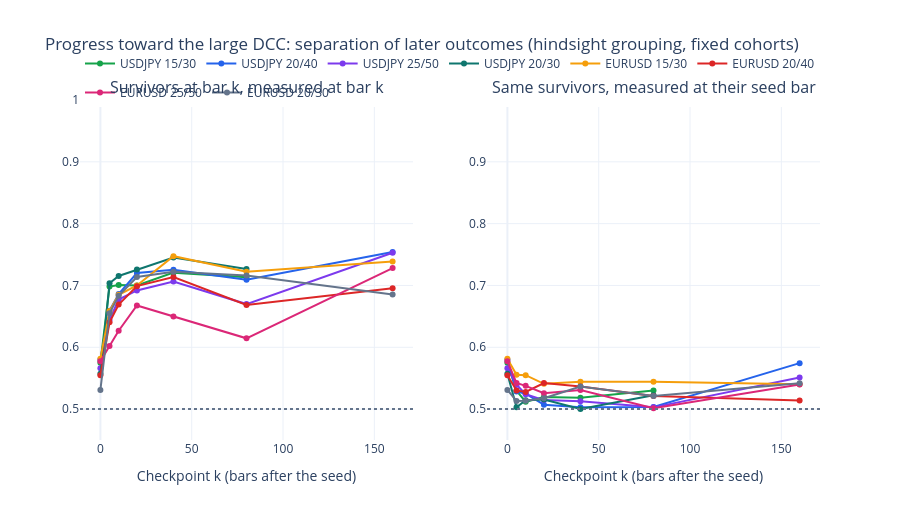

Here is the notebook cell this chart was saved with:
### Code cell
progress_rows = live_development.loc[live_development["feature"].eq("large_dcc_progress")]
case_colors = dict(zip(
    [spec.case_id.value for spec in CASE_SPECS],
    ["#16a34a", "#2563eb", "#7c3aed", "#0f766e", "#f59e0b", "#dc2626", "#db2777", "#64748b"],
    strict=True,
))
development_figure = make_subplots(
    rows=1, cols=2,
    subplot_titles=["Survivors at bar k, measured at bar k", "Same survivors, measured at their seed bar"],
)
for column_number, auc_column in enumerate(["auc_at_k", "auc_same_cohort_at_0"], start=1):
    for case, case_rows in progress_rows.groupby("case", sort=False):
        development_figure.add_trace(go.Scatter(
            x=case_rows["elapsed_bars"],
            y=case_rows[auc_column],
            mode="lines+markers",
            name=case,
            legendgroup=case,
            showlegend=column_number == 1,
            line={"color": case_colors[case], "width": 2},
            customdata=case_rows[["survivors", "later_propagation_rate"]].to_numpy(),
            hovertemplate=(
                "case=%{fullData.name}<br>k=%{x}<br>AUC=%{y:.3f}<br>survivors=%{customdata[0]:,.0f}"
                "<br>later propagation=%{customdata[1]:.2%}<extra></extra>"
            ),
        ), row=1, col=column_number)
    development_figure.add_hline(y=0.5, line={"color": "#64748b", "dash": "dot"}, row=1, col=column_number)
    development_figure.update_xaxes(title_text="Checkpoint k (bars after the seed)", row=1, col=column_number)
    development_figure.update_yaxes(range=[0.45, 1.0], row=1, col=column_number)
development_figure.update_layout(
    title="Progress toward the large DCC: separation of later outcomes (hindsight grouping, fixed cohorts)",
    template="plotly_white",
    height=520,
    legend={"orientation": "h", "y": 1.15, "x": 0.0},
)
development_figure.show()

### Figure 1 — Plotly figure (JSON) as saved in the notebook; plotly's stock layout.template omitted (floating-point values rounded to 4 significant figures)
{"data": [{"customdata": [[3778.0, 0.4696], [2915.0, 0.4298], [2194.0, 0.418], [1342.0, 0.4374], [652.0, 0.4448], [198.0, 0.4899], [34.0, 0.4706]], "hovertemplate": "case=%{fullData.name}<br>k=%{x}<br>AUC=%{y:.3f}<br>survivors=%{customdata[0]:,.0f}<br>later propagation=%{customdata[1]:.2%}<extra></extra>", "legendgroup": "USDJPY 15/30", "line": {"color": "#16a34a", "width": 2}, "mode": "lines+markers", "name": "USDJPY 15/30", "showlegend": true, "type": "scatter", "x": [0, 5, 10, 20, 40, 80, 160], "xaxis": "x", "y": [0.5751, 0.6983, 0.7007, 0.7001, 0.7208, 0.7133, NaN], "yaxis": "y"}, {"customdata": [[2396.0, 0.4558], [2021.0, 0.4231], [1708.0, 0.4262], [1241.0, 0.4263], [742.0, 0.434], [303.0, 0.4752], [75.0, 0.44]], "hovertemplate": "case=%{fullData.name}<br>k=%{x}<br>AUC=%{y:.3f}<br>survivors=%{customdata[0]:,.0f}<br>later propagation=%{customdata[1]:.2%}<extra></extra>", "legendgroup": "USDJPY 20/40", "line": {"color": "#2563eb", "width": 2}, "mode": "lines+markers", "name": "USDJPY 20/40", "showlegend": true, "type": "scatter", "x": [0, 5, 10, 20, 40, 80, 160], "xaxis": "x", "y": [0.5799, 0.6592, 0.686, 0.72, 0.7253, 0.7093, 0.754], "yaxis": "y"}, {"customdata": [[1654.0, 0.4595], [1487.0, 0.4378], [1298.0, 0.4268], [1026.0, 0.422], [672.0, 0.4375], [335.0, 0.4299], [92.0, 0.4565]], "hovertemplate": "case=%{fullData.name}<br>k=%{x}<br>AUC=%{y:.3f}<br>survivors=%{customdata[0]:,.0f}<br>later propagation=%{customdata[1]:.2%}<extra></extra>", "legendgroup": "USDJPY 25/50", "line": {"color": "#7c3aed", "width": 2}, "mode": "lines+markers", "name": "USDJPY 25/50", "showlegend": true, "type": "scatter", "x": [0, 5, 10, 20, 40, 80, 160], "xaxis": "x", "y": [0.5663, 0.644, 0.6772, 0.6919, 0.7062, 0.6699, 0.7529], "yaxis": "y"}, {"customdata": [[2646.0, 0.6489], [1897.0, 0.572], [1438.0, 0.5431], [924.0, 0.5238], [497.0, 0.495], [173.0, 0.5434], [38.0, 0.4211]], "hovertemplate": "case=%{fullData.name}<br>k=%{x}<br>AUC=%{y:.3f}<br>survivors=%{customdata[0]:,.0f}<br>later propagation=%{customdata[1]:.2%}<extra></extra>", "legendgroup": "USDJPY 20/30", "line": {"color": "#0f766e", "width": 2}, "mode": "lines+markers", "name": "USDJPY 20/30", "showlegend": true, "type": "scatter", "x": [0, 5, 10, 20, 40, 80, 160], "xaxis": "x", "y": [0.557, 0.7035, 0.7153, 0.7257, 0.7453, 0.7265, NaN], "yaxis": "y"}, {"customdata": [[2567.0, 0.4811], [2198.0, 0.4613], [1838.0, 0.4635], [1329.0, 0.456], [774.0, 0.4651], [339.0, 0.4867], [93.0, 0.5376]], "hovertemplate": "case=%{fullData.name}<br>k=%{x}<br>AUC=%{y:.3f}<br>survivors=%{customdata[0]:,.0f}<br>later propagation=%{customdata[1]:.2%}<extra></extra>", "legendgroup": "EURUSD 15/30", "line": {"color": "#f59e0b", "width": 2}, "mode": "lines+markers", "name": "EURUSD 15/30", "showlegend": true, "type": "scatter", "x": [0, 5, 10, 20, 40, 80, 160], "xaxis": "x", "y": [0.5816, 0.6585, 0.6849, 0.7001, 0.7474, 0.7221, 0.7386], "yaxis": "y"}, {"customdata": [[1554.0, 0.4653], [1434.0, 0.4477], [1272.0, 0.4434], [1031.0, 0.4403], [720.0, 0.4333], [410.0, 0.4293], [177.0, 0.4237]], "hovertemplate": "case=%{fullData.name}<br>k=%{x}<br>AUC=%{y:.3f}<br>survivors=%{customdata[0]:,.0f}<br>later propagation=%{customdata[1]:.2%}<extra></extra>", "legendgroup": "EURUSD 20/40", "line": {"color": "#dc2626", "width": 2}, "mode": "lines+markers", "name": "EURUSD 20/40", "showlegend": true, "type": "scatter", "x": [0, 5, 10, 20, 40, 80, 160], "xaxis": "x", "y": [0.5549, 0.6404, 0.6691, 0.6989, 0.7136, 0.6683, 0.6953], "yaxis": "y"}, {"customdata": [[1088.0, 0.455], [1016.0, 0.4341], [941.0, 0.4336], [818.0, 0.434], [639.0, 0.4225], [430.0, 0.4302], [221.0, 0.4253]], "hovertemplate": "case=%{fullData.name}<br>k=%{x}<br>AUC=%{y:.3f}<br>survivors=%{customdata[0]:,.0f}<br>later propagation=%{customdata[1]:.2%}<extra></extra>", "legendgroup": "EURUSD 25/50", "line": {"color": "#db2777", "width": 2}, "mode": "lines+markers", "name": "EURUSD 25/50", "showlegend": true, "type": "scatter", "x": [0, 5, 10, 20, 40, 80, 160], "xaxis": "x", "y": [0.5775, 0.6021, 0.6268, 0.6677, 0.6497, 0.6145, 0.7282], "yaxis": "y"}, {"customdata": [[1768.0, 0.685], [1425.0, 0.633], [1177.0, 0.6134], [860.0, 0.5837], [536.0, 0.569], [260.0, 0.5615], [79.0, 0.5443]], "hovertemplate": "case=%{fullData.name}<br>k=%{x}<br>AUC=%{y:.3f}<br>survivors=%{customdata[0]:,.0f}<br>later propagation=%{customdata[1]:.2%}<extra></extra>", "legendgroup": "EURUSD 20/30", "line": {"color": "#64748b", "width": 2}, "mode": "lines+markers", "name": "EURUSD 20/30", "showlegend": true, "type": "scatter", "x": [0, 5, 10, 20, 40, 80, 160], "xaxis": "x", "y": [0.531, 0.6551, 0.6832, 0.7137, 0.722, 0.7162, 0.6854], "yaxis": "y"}, {"customdata": [[3778.0, 0.4696], [2915.0, 0.4298], [2194.0, 0.418], [1342.0, 0.4374], [652.0, 0.4448], [198.0, 0.4899], [34.0, 0.4706]], "hovertemplate": "case=%{fullData.name}<br>k=%{x}<br>AUC=%{y:.3f}<br>survivors=%{customdata[0]:,.0f}<br>later propagation=%{customdata[1]:.2%}<extra></extra>", "legendgroup": "USDJPY 15/30", "line": {"color": "#16a34a", "width": 2}, "mode": "lines+markers", "name": "USDJPY 15/30", "showlegend": false, "type": "scatter", "x": [0, 5, 10, 20, 40, 80, 160], "xaxis": "x2", "y": [0.5751, 0.5295, 0.5119, 0.5194, 0.5185, 0.5303, NaN], "yaxis": "y2"}, {"customdata": [[2396.0, 0.4558], [2021.0, 0.4231], [1708.0, 0.4262], [1241.0, 0.4263], [742.0, 0.434], [303.0, 0.4752], [75.0, 0.44]], "hovertemplate": "case=%{fullData.name}<br>k=%{x}<br>AUC=%{y:.3f}<br>survivors=%{customdata[0]:,.0f}<br>later propagation=%{customdata[1]:.2%}<extra></extra>", "legendgroup": "USDJPY 20/40", "line": {"color": "#2563eb", "width": 2}, "mode": "lines+markers", "name": "USDJPY 20/40", "showlegend": false, "type": "scatter", "x": [0, 5, 10, 20, 40, 80, 160], "xaxis": "x2", "y": [0.5799, 0.5286, 0.5248, 0.5071, 0.5029, 0.5033, 0.5743], "yaxis": "y2"}, {"customdata": [[1654.0, 0.4595], [1487.0, 0.4378], [1298.0, 0.4268], [1026.0, 0.422], [672.0, 0.4375], [335.0, 0.4299], [92.0, 0.4565]], "hovertemplate": "case=%{fullData.name}<br>k=%{x}<br>AUC=%{y:.3f}<br>survivors=%{customdata[0]:,.0f}<br>later propagation=%{customdata[1]:.2%}<extra></extra>", "legendgroup": "USDJPY 25/50", "line": {"color": "#7c3aed", "width": 2}, "mode": "lines+markers", "name": "USDJPY 25/50", "showlegend": false, "type": "scatter", "x": [0, 5, 10, 20, 40, 80, 160], "xaxis": "x2", "y": [0.5663, 0.5396, 0.5241, 0.5145, 0.5125, 0.5028, 0.551], "yaxis": "y2"}, {"customdata": [[2646.0, 0.6489], [1897.0, 0.572], [1438.0, 0.5431], [924.0, 0.5238], [497.0, 0.495], [173.0, 0.5434], [38.0, 0.4211]], "hovertemplate": "case=%{fullData.name}<br>k=%{x}<br>AUC=%{y:.3f}<br>survivors=%{customdata[0]:,.0f}<br>later propagation=%{customdata[1]:.2%}<extra></extra>", "legendgroup": "USDJPY 20/30", "line": {"color": "#0f766e", "width": 2}, "mode": "lines+markers", "name": "USDJPY 20/30", "showlegend": false, "type": "scatter", "x": [0, 5, 10, 20, 40, 80, 160], "xaxis": "x2", "y": [0.557, 0.5028, 0.5144, 0.5157, 0.5001, 0.5224, NaN], "yaxis": "y2"}, {"customdata": [[2567.0, 0.4811], [2198.0, 0.4613], [1838.0, 0.4635], [1329.0, 0.456], [774.0, 0.4651], [339.0, 0.4867], [93.0, 0.5376]], "hovertemplate": "case=%{fullData.name}<br>k=%{x}<br>AUC=%{y:.3f}<br>survivors=%{customdata[0]:,.0f}<br>later propagation=%{customdata[1]:.2%}<extra></extra>", "legendgroup": "EURUSD 15/30", "line": {"color": "#f59e0b", "width": 2}, "mode": "lines+markers", "name": "EURUSD 15/30", "showlegend": false, "type": "scatter", "x": [0, 5, 10, 20, 40, 80, 160], "xaxis": "x2", "y": [0.5816, 0.5555, 0.5548, 0.5409, 0.544, 0.544, 0.54], "yaxis": "y2"}, {"customdata": [[1554.0, 0.4653], [1434.0, 0.4477], [1272.0, 0.4434], [1031.0, 0.4403], [720.0, 0.4333], [410.0, 0.4293], [177.0, 0.4237]], "hovertemplate": "case=%{fullData.name}<br>k=%{x}<br>AUC=%{y:.3f}<br>survivors=%{customdata[0]:,.0f}<br>later propagation=%{customdata[1]:.2%}<extra></extra>", "legendgroup": "EURUSD 20/40", "line": {"color": "#dc2626", "width": 2}, "mode": "lines+markers", "name": "EURUSD 20/40", "showlegend": false, "type": "scatter", "x": [0, 5, 10, 20, 40, 80, 160], "xaxis": "x2", "y": [0.5549, 0.5302, 0.5278, 0.5422, 0.5366, 0.5213, 0.5139], "yaxis": "y2"}, {"customdata": [[1088.0, 0.455], [1016.0, 0.4341], [941.0, 0.4336], [818.0, 0.434], [639.0, 0.4225], [430.0, 0.4302], [221.0, 0.4253]], "hovertemplate": "case=%{fullData.name}<br>k=%{x}<br>AUC=%{y:.3f}<br>survivors=%{customdata[0]:,.0f}<br>later propagation=%{customdata[1]:.2%}<extra></extra>", "legendgroup": "EURUSD 25/50", "line": {"color": "#db2777", "width": 2}, "mode": "lines+markers", "name": "EURUSD 25/50", "showlegend": false, "type": "scatter", "x": [0, 5, 10, 20, 40, 80, 160], "xaxis": "x2", "y": [0.5775, 0.5421, 0.5376, 0.5258, 0.531, 0.5012, 0.5396], "yaxis": "y2"}, {"customdata": [[1768.0, 0.685], [1425.0, 0.633], [1177.0, 0.6134], [860.0, 0.5837], [536.0, 0.569], [260.0, 0.5615], [79.0, 0.5443]], "hovertemplate": "case=%{fullData.name}<br>k=%{x}<br>AUC=%{y:.3f}<br>survivors=%{customdata[0]:,.0f}<br>later propagation=%{customdata[1]:.2%}<extra></extra>", "legendgroup": "EURUSD 20/30", "line": {"color": "#64748b", "width": 2}, "mode": "lines+markers", "name": "EURUSD 20/30", "showlegend": false, "type": "scatter", "x": [0, 5, 10, 20, 40, 80, 160], "xaxis": "x2", "y": [0.531, 0.5131, 0.5134, 0.5176, 0.5366, 0.5211, 0.542], "yaxis": "y2"}], "layout": {"annotations": [{"font": {"size": 16}, "showarrow": false, "text": "Survivors at bar k, measured at bar k", "x": 0.225, "xanchor": "center", "xref": "paper", "y": 1.0, "yanchor": "bottom", "yref": "paper"}, {"font": {"size": 16}, "showarrow": false, "text": "Same survivors, measured at their seed bar", "x": 0.775, "xanchor": "center", "xref": "paper", "y": 1.0, "yanchor": "bottom", "yref": "paper"}], "height": 520, "legend": {"orientation": "h", "x": 0.0, "y": 1.15}, "shapes": [{"line": {"color": "#64748b", "dash": "dot"}, "type": "line", "x0": 0, "x1": 1, "xref": "x domain", "y0": 0.5, "y1": 0.5, "yref": "y"}, {"line": {"color": "#64748b", "dash": "dot"}, "type": "line", "x0": 0, "x1": 1, "xref": "x2 domain", "y0": 0.5, "y1": 0.5, "yref": "y2"}], "title": {"text": "Progress toward the large DCC: separation of later outcomes (hindsight grouping, fixed cohorts)"}, "xaxis": {"anchor": "y", "domain": [0.0, 0.45], "title": {"text": "Checkpoint k (bars after the seed)"}}, "xaxis2": {"anchor": "y2", "domain": [0.55, 1.0], "title": {"text": "Checkpoint k (bars after the seed)"}}, "yaxis": {"anchor": "x", "domain": [0.0, 1.0], "range": [0.45, 1.0]}, "yaxis2": {"anchor": "x2", "domain": [0.0, 1.0], "range": [0.45, 1.0]}}}
